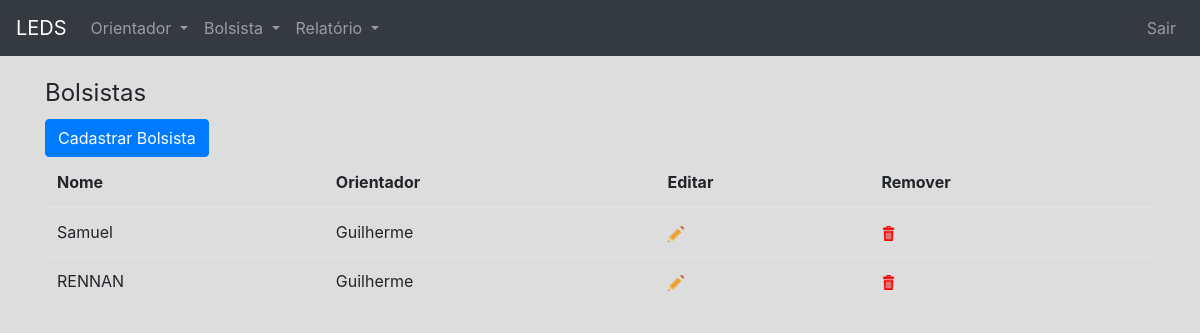
Before: /bolsista/ (signed in) with the older database file.
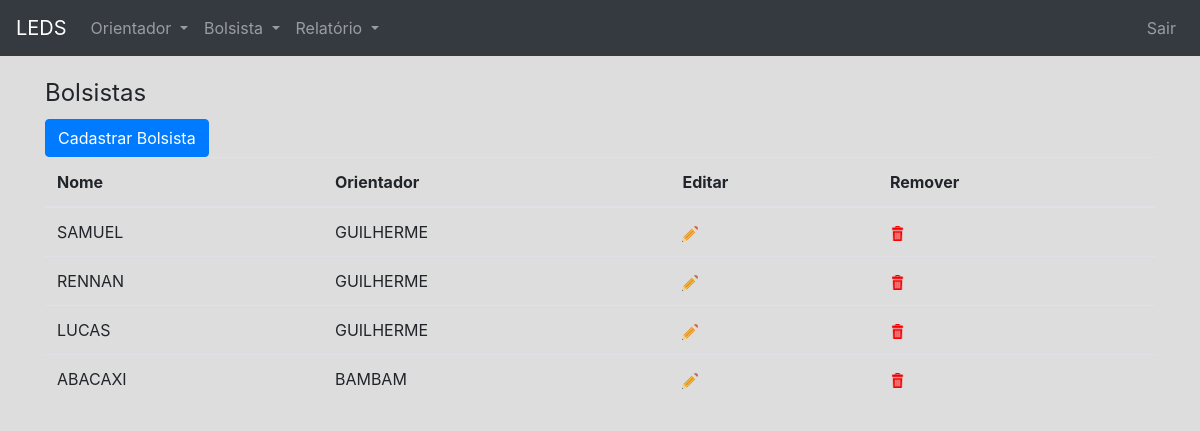
After: the same page with the newer database file.
### app/models.py (models this page shows, shortened)
class Bolsista(models.Model):
	TIPO_CHOICES = (
	    (0, 'Voluntário'),
	    (1, 'Remunerado'),
	)
	nome = models.CharField('Nome', max_length=100)
	matricula = models.CharField('Matricula', max_length= 100,unique=True)
	cartao_rfid = models.CharField('Cartão RFID', max_length=100, null=True)
	professor = models.ForeignKey(Professor, verbose_name='Orientador', related_name='bolsista_professor', on_delete=models.CASCADE, default=True)
	tipo_bolsa = models.IntegerField('Tipo', choices=TIPO_CHOICES)
	carga_horaria_semanal = models.IntegerField('Carga Horaria (semanal)', validators=[MinValueValidator(1)])
	class Meta:
		verbose_name='Bolsista'
		verbose_name_plural='Bolsistas'

class Professor(models.Model):
	nome = models.CharField('Nome', max_length=100, unique = True)
	class Meta:
		verbose_name='Orientador';
		verbose_name_plural='Orientadores'

### app/views.py (the view)
# urls.py: url(r'^bolsista/$', views.list_bolsista, name='list_bolsista'),
@login_required(login_url='/login')
def list_bolsista(request):
	bolsistas = Bolsista.objects.all()
	return render(request, 'bolsista/list_bolsista.html',{'bolsistas':bolsistas})

### app/templates/bolsista/list_bolsista.html (shortened to what this page needs)
{% extends "base.html" %}
{%load static%}
{% load django_bootstrap_breadcrumbs %}
{%block content%}
    <legend>Bolsistas</legend>
<a href="{%url 'app:create_bolsista'%}"><button class="btn btn-primary">Cadastrar Bolsista
</button></a>
    <table class="table">
        <thead>
        <tr>
            <th>Nome</th>
            <th>Orientador</th>
            <th>Editar</th>
            <th>Remover</th>
        </tr>
        </thead>
        <tbody>
        {% for bolsista in bolsistas %}
            <tr>
                <td>{{ bolsista.nome }}</td>
                <td>{{ bolsista.professor.nome}}</td>
                <td><a href="{%url 'app:update_bolsista' bolsista.id%}"><img alt="" src="{% static 'img/edit.png'%}"></a></td>
                <td><a href="{%url 'app:delete_bolsista' bolsista.id%}"><img alt="" src="{% static 'img/rubbish.png'%}" width="15" height="15"></a></td>
            </tr>
        {% endfor %}
        </tbody>
    </table>
{% endblock %}

Changed rows visible on the page:
changed Bolsista: nome "Samuel" → "SAMUEL"; professor.nome "Guilherme" → "GUILHERME"
changed through a linked row, Bolsista "RENNAN": professor.nome "Guilherme" → "GUILHERME"
added Bolsista: nome "LUCAS", professor.nome "GUILHERME"
added Bolsista: nome "ABACAXI", professor.nome "BAMBAM"
